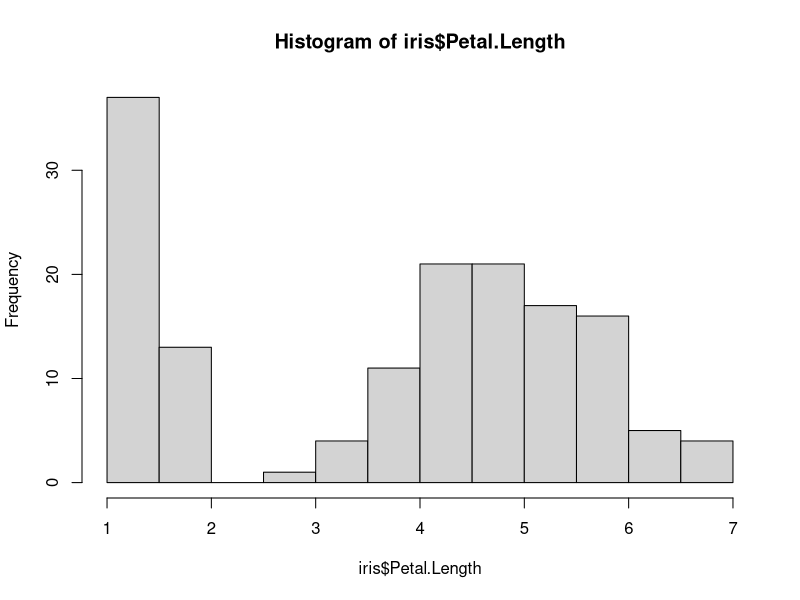
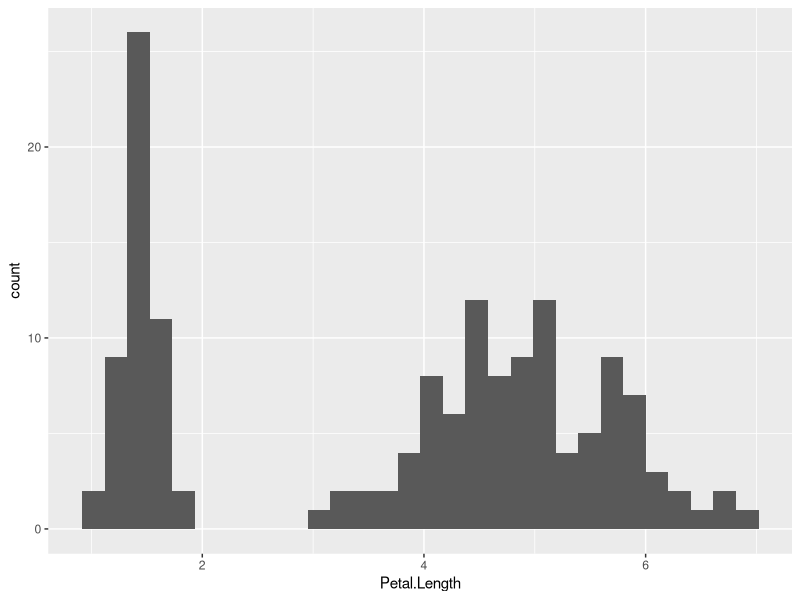
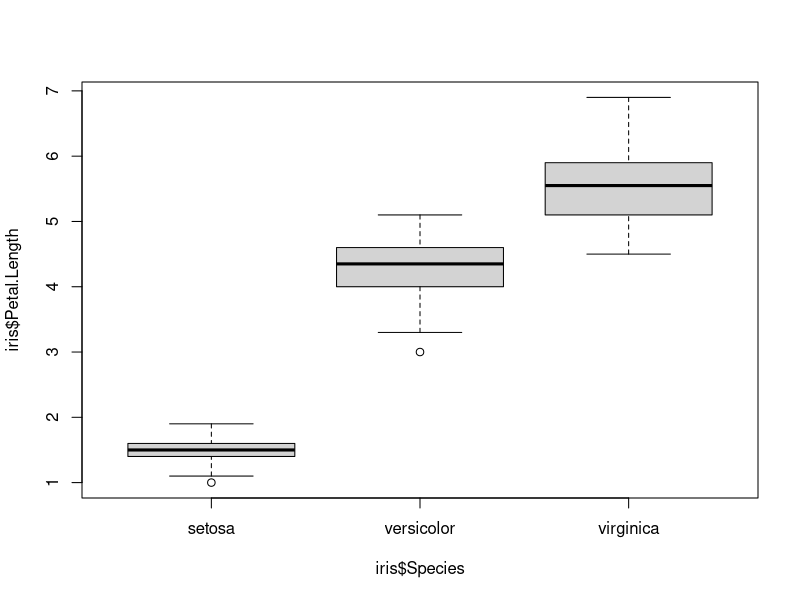
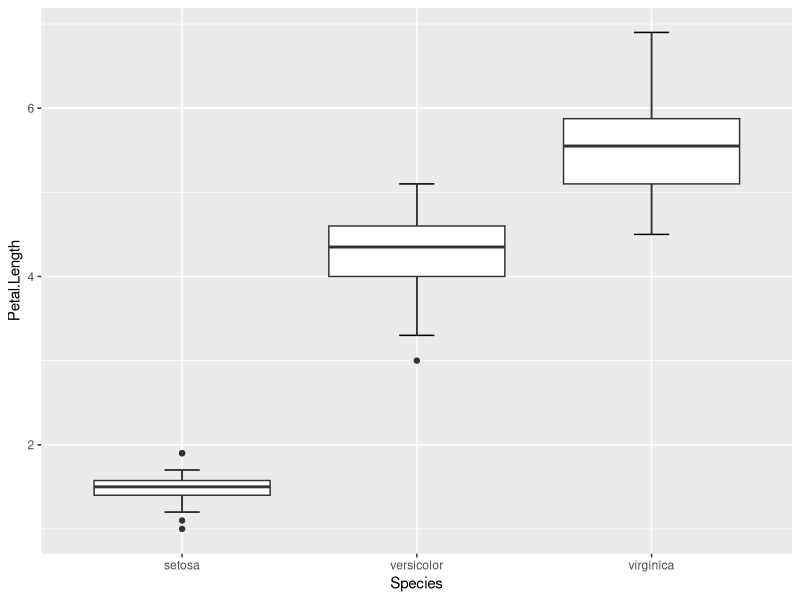
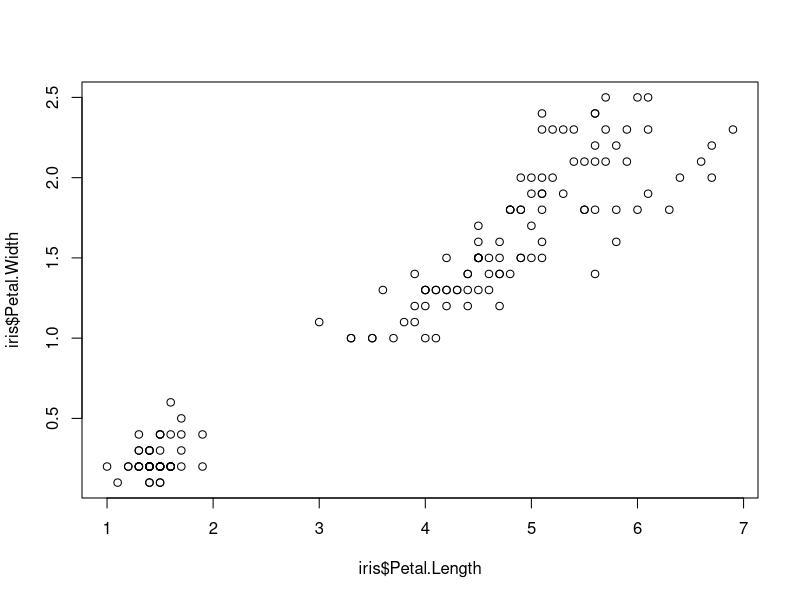
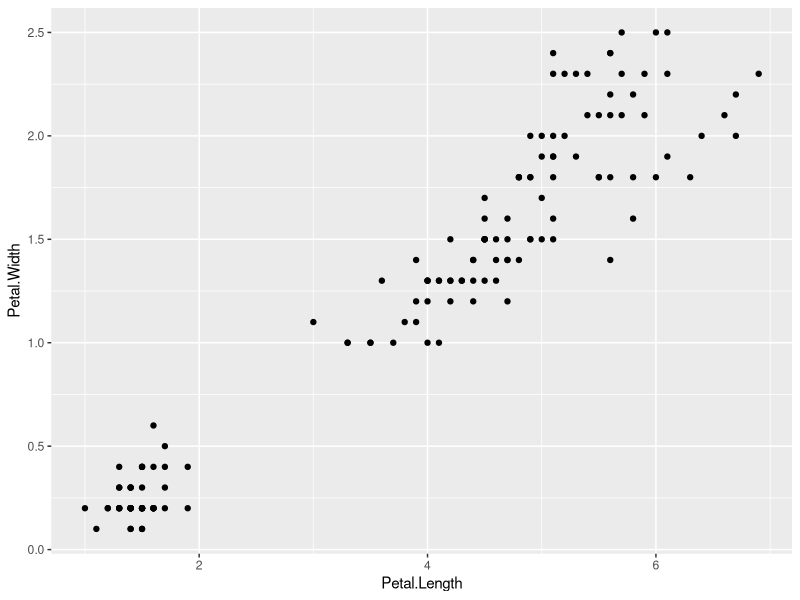

Source code (R) for these figures, in order:
## ---- chunk 1
library(knitr)
knitr::opts_chunk$set(echo = TRUE)
# knitr::opts_chunk$set(eval = FALSE) ## have set this to FALSE for now, might have to change that if we want to show outputs
## ---- chunk 2
library(ggplot2)
## ---- chunk 3
## first we create our simple dataframe again:
iris <- as.data.frame(iris)

## then we can plot a histogram of petal lengths:
hist(iris$Petal.Length)

# to change width of bins
#hist(iris$Petal.Length, breaks = seq(min(iris$Petal.Length), max(iris$Petal.Length), length.out = 15))

## and the same using ggplot:
ggplot(data = iris) +
  geom_histogram(aes(x = Petal.Length))
## ---- chunk 4
## this is how a boxplot looks using base R functions:
boxplot(iris$Petal.Length~iris$Species)

## and this is how a boxplot looks using ggplot:
ggplot(data = iris,aes(x = Species, y = Petal.Length)) +
  stat_boxplot(geom = "errorbar", width = 0.15) +
  geom_boxplot()
## ---- chunk 5
## a scatterplot using base R -- note here a scatterplot is the default that R will return if we don't specify a specific plot and we are plotting two numerical variables
plot(iris$Petal.Width~iris$Petal.Length)
## alternative way of writing this:
# plot(x = iris$Petal.Length, y = iris$Petal.Width)

## this is how a scatterplot looks using ggplot:
ggplot() +
  geom_point(data = iris, aes(x = Petal.Length, y = Petal.Width))
